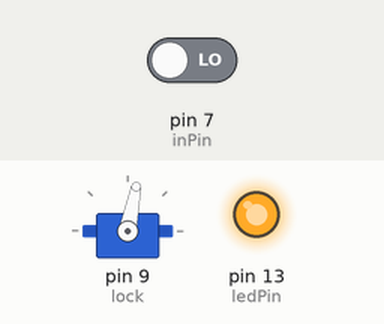
A sketch run on a simulated Arduino Uno, built with avr-gcc and run on an emulated ATmega328P. On the bench: servo, output pins drawn as LEDs (lit = HIGH). The inputs (shaded band) are chosen by the test bench; at power-on: pin 7 (inPin) LOW.

Above: at 3.5 s.
3.6 s: pin 7 (inPin) driven HIGH
At 3.76 s:
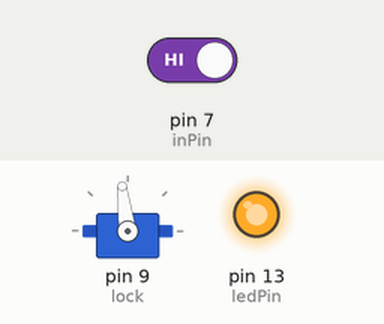
At 4.37 s:
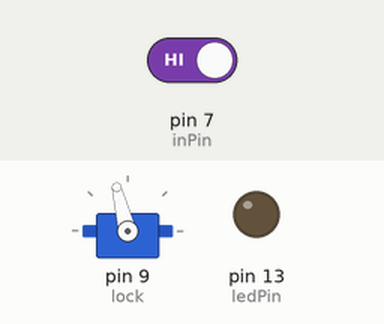
Timing chart, 0 to 13.1 s (numbered marks = the images above; inputs shaded):
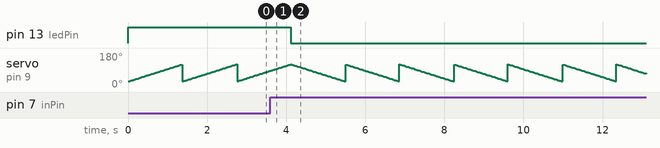

The sketch:

civil_building.ino
```cpp
#include <Servo.h>
Servo lock;

int ledPin = 13; // choose the pin for the LED
int inPin = 7;   // choose the input pin (for a pushbutton)
int val = 0;     // variable for reading the pin status
int pos=0;

void setup() {
  pinMode(ledPin, OUTPUT);  // declare LED as output
  pinMode(inPin, INPUT);    // declare pushbutton as input
  lock.attach(9);
}

void loop(){
  val = digitalRead(inPin);  // read input value
  if (val == HIGH)
    {         // check if the input is HIGH (button released)
    digitalWrite(ledPin, LOW);  // turn LED OFF

    for(pos = 120; pos>=30; pos-=1)     // goes from 180 degrees to 0 degrees
        {
        lock.write(pos);                // tell servo to go to position in variable 'pos'
        delay(15);                       // waits 15ms for the servo to reach the position
        }
    }
  else
    {
    digitalWrite(ledPin, HIGH);  // turn LED ON

    for(pos = 30; pos <= 120; pos += 1) // goes from 0 degrees to 180 degrees
        {                                  // in steps of 1 degree
        lock.write(pos);              // tell servo to go to position in variable 'pos'
        delay(15);                       // waits 15ms for the servo to reach the position
        }
    }
}
```

Measured:
- after the input at 3.6 s, pin 13 (ledPin): HIGH → LOW after 0.52 s
